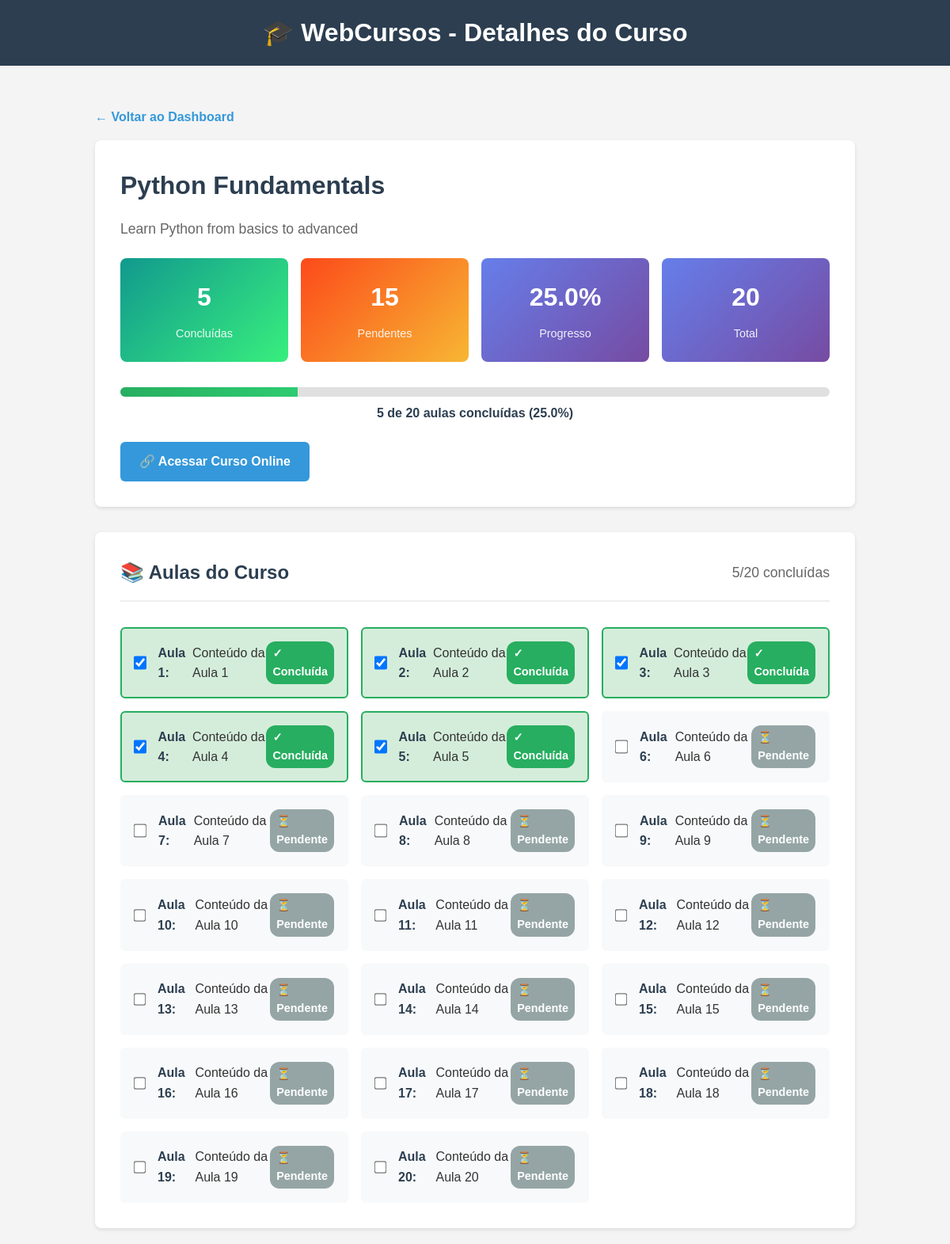
The app's page /curso/1 with its own data.
### tables this page shows
CREATE TABLE cursos (
                id INTEGER PRIMARY KEY AUTOINCREMENT,
                titulo TEXT NOT NULL,
                link TEXT,
                total_aulas INTEGER NOT NULL,
                descricao TEXT
            );

### app.py (the view)
@app.route('/curso/<int:curso_id>')
def curso_detalhes(curso_id: int):
    conn = get_db_connection()
    cursor = conn.cursor()
    cursor.execute('''
        SELECT id, titulo, link, total_aulas, descricao
        FROM cursos
        WHERE id = ?
    ''', (curso_id,))
    course_data = cursor.fetchone()
    conn.close()
    if not course_data:
        flash('Curso não encontrado!', 'error')
        return redirect(url_for('dashboard'))
    completed_lessons = get_completed_lessons(curso_id)
    progress = calculate_course_progress(curso_id, course_data['total_aulas'])
    course = {
        'id': course_data['id'],
        'titulo': course_data['titulo'],
        'link': course_data['link'],
        'total_aulas': course_data['total_aulas'],
        'descricao': course_data['descricao'],
        'progress': progress,
        'completed_lessons': completed_lessons,
        'completed_count': len(completed_lessons)
    }
    lessons = []
    for lesson_num in range(1, course['total_aulas'] + 1):
        lessons.append({
            'numero': lesson_num,
            'completed': lesson_num in completed_lessons
        })
    return render_template('curso_detalhes.html', course=course, lessons=lessons)

### app.py (called while the page is built)
def get_db_connection() -> sqlite3.Connection:
    conn = sqlite3.connect(DATABASE)
    conn.row_factory = sqlite3.Row  # Enable dict-like access to rows
    return conn

def calculate_course_progress(curso_id: int, total_aulas: int) -> float:
    conn = get_db_connection()
    cursor = conn.cursor()
    cursor.execute('''
        SELECT COUNT(*) FROM aulas_concluidas
        WHERE curso_id = ?
    ''', (curso_id,))
    completed_lessons = cursor.fetchone()[0]
    conn.close()
    if total_aulas == 0:
        return 0.0
    return round((completed_lessons / total_aulas) * 100, 1)

def get_completed_lessons(curso_id: int) -> List[int]:
    conn = get_db_connection()
    cursor = conn.cursor()
    cursor.execute('''
        SELECT numero_aula FROM aulas_concluidas
        WHERE curso_id = ?
        ORDER BY numero_aula
    ''', (curso_id,))
    completed = [row[0] for row in cursor.fetchall()]
    conn.close()
    return completed

### templates/curso_detalhes.html (shortened to what this page needs)
<!DOCTYPE html>
<html lang="pt-BR">
<head>
</head>
<body>
    <header>
        <h1>🎓 WebCursos - Detalhes do Curso</h1>
    </header>
    <div class="container">
        <a href="{{ url_for('dashboard') }}" class="back-link">← Voltar ao Dashboard</a>
        <section class="course-header">
            <h1 class="course-title">{{ course.titulo }}</h1>
            {% if course.descricao %}
                <p class="course-description">{{ course.descricao }}</p>
            {% endif %}
            <div class="summary-cards">
                <div class="summary-card completed">
                    <div class="summary-number">{{ course.completed_count }}</div>
                    <div class="summary-label">Concluídas</div>
                </div>
                <div class="summary-card pending">
                    <div class="summary-number">{{ course.total_aulas - course.completed_count }}</div>
                    <div class="summary-label">Pendentes</div>
                </div>
                <div class="summary-card progress">
                    <div class="summary-number">{{ course.progress }}%</div>
                    <div class="summary-label">Progresso</div>
                </div>
                <div class="summary-card">
                    <div class="summary-number">{{ course.total_aulas }}</div>
                    <div class="summary-label">Total</div>
                </div>
            </div>
            <div class="progress-section">
                <div class="progress-bar">
                    <div class="progress-fill" style="width: {{ course.progress }}%"></div>
                </div>
                <div class="progress-text">
                    {{ course.completed_count }} de {{ course.total_aulas }} aulas concluídas ({{ course.progress }}%)
                </div>
            </div>
            {% if course.link %}
                <a href="{{ course.link }}" target="_blank" class="course-link">
                    🔗 Acessar Curso Online
                </a>
            {% endif %}
        </section>
        <section class="lessons-section">
            <div class="lessons-header">
                <h2 class="lessons-title">📚 Aulas do Curso</h2>
                <div class="lessons-stats">
                    {{ course.completed_count }}/{{ course.total_aulas }} concluídas
                </div>
            </div>
            {% if lessons %}
                <div class="lessons-grid">
                    {% for lesson in lessons %}
                        <div class="lesson-item {% if lesson.completed %}completed{% endif %}">
                            <form action="{{ url_for('toggle_lesson', curso_id=course.id, numero_aula=lesson.numero) }}"
                                  method="POST" style="display: contents;">
                                <input type="checkbox"
                                       class="lesson-checkbox"
                                       {% if lesson.completed %}checked{% endif %}
                                       onchange="this.form.submit()">
                                <label class="lesson-label" onclick="this.previousElementSibling.click()">
                                    <span class="lesson-number">Aula {{ lesson.numero }}:</span>
                                    <span>Conteúdo da Aula {{ lesson.numero }}</span>
                                </label>
                                <span class="lesson-status {% if lesson.completed %}status-completed{% else %}status-pending{% endif %}">
                                    {% if lesson.completed %}✓ Concluída{% else %}⏳ Pendente{% endif %}
                                </span>
                            </form>
                        </div>
                    {% endfor %}
                </div>
            {% else %}
                <div style="text-align: center; color: #666; padding: 2rem;">
                    <p>📭 Nenhuma aula encontrada para este curso.</p>
                </div>
            {% endif %}
        </section>
    </div>
</body>
</html>

### templates/curso_detalhes.html (style rules this page uses)
* { margin: 0; padding: 0; box-sizing: border-box; }
body { font-family: Arial, sans-serif; line-height: 1.6; color: #333; background-color: #f4f4f4; }
.container { max-width: 1000px; margin: 0 auto; padding: 20px; }
header { background-color: #2c3e50; color: white; text-align: center; padding: 1rem; margin-bottom: 2rem; }
.back-link { color: #3498db; text-decoration: none; margin-bottom: 1rem; display: inline-block; font-weight: bold; }
.course-header { background: white; padding: 2rem; border-radius: 8px; box-shadow: 0 2px 5px rgba(0,0,0,0.1); margin-bottom: 2rem; }
.course-title { font-size: 2rem; color: #2c3e50; margin-bottom: 1rem; }
.course-description { color: #666; margin-bottom: 1.5rem; font-size: 1.1rem; line-height: 1.5; }
.progress-section { margin-bottom: 1.5rem; }
.progress-bar { width: 100%; height: 12px; background-color: #e0e0e0; border-radius: 6px; overflow: hidden; margin-bottom: 0.5rem; }
.progress-fill { height: 100%; background: linear-gradient(45deg, #27ae60, #2ecc71); transition: width 0.3s ease; }
.progress-text { text-align: center; font-weight: bold; color: #2c3e50; }
.course-link { display: inline-block; background-color: #3498db; color: white; text-decoration: none; padding: 0.75rem 1.5rem; border-radius: 6px; font-weight: bold; transition: background-color 0.3s; }
.lessons-section { background: white; padding: 2rem; border-radius: 8px; box-shadow: 0 2px 5px rgba(0,0,0,0.1); }
.lessons-header { display: flex; justify-content: space-between; align-items: center; margin-bottom: 2rem; padding-bottom: 1rem; border-bottom: 2px solid #eee; }
.lessons-title { font-size: 1.5rem; color: #2c3e50; }
.lessons-stats { color: #666; font-size: 1.1rem; }
.lessons-grid { display: grid; grid-template-columns: repeat(auto-fill, minmax(280px, 1fr)); gap: 1rem; }
.lesson-item { display: flex; align-items: center; background: #f8f9fa; padding: 1rem; border-radius: 6px; border: 2px solid transparent; transition: all 0.3s ease; }
.lesson-item.completed { background: #d4edda; border-color: #27ae60; }
.lesson-checkbox { width: 20px; height: 20px; margin-right: 1rem; cursor: pointer; transform: scale(1.2); }
.lesson-label { flex-grow: 1; cursor: pointer; font-weight: 500; display: flex; align-items: center; }
.lesson-number { font-weight: bold; color: #2c3e50; margin-right: 0.5rem; }
.lesson-status { font-size: 0.9rem; padding: 0.25rem 0.5rem; border-radius: 12px; font-weight: bold; }
.status-completed { background-color: #27ae60; color: white; }
.status-pending { background-color: #95a5a6; color: white; }
.summary-cards { display: grid; grid-template-columns: repeat(auto-fit, minmax(150px, 1fr)); gap: 1rem; margin-bottom: 2rem; }
.summary-card { background: linear-gradient(135deg, #667eea 0%, #764ba2 100%); color: white; padding: 1.5rem; border-radius: 8px; text-align: center; }
.summary-card.completed { background: linear-gradient(135deg, #11998e 0%, #38ef7d 100%); }
.summary-card.pending { background: linear-gradient(135deg, #fc4a1a 0%, #f7b733 100%); }
.summary-card.progress { background: linear-gradient(135deg, #667eea 0%, #764ba2 100%); }
.summary-number { font-size: 2rem; font-weight: bold; margin-bottom: 0.5rem; }
.summary-label { font-size: 0.9rem; opacity: 0.9; }

### records on screen
cursos: titulo "Python Fundamentals", descricao "Learn Python from basics to advanced", course.total_aulas-course.completed_count "15", total_aulas "20"

### other values on screen
{{ course.completed_count }} "5"
{{ course.progress }} "25.0"
{{ lesson.numero }} "1" "2" "3" "4" "5" "6" "7" "8" "9" "10" "11" "12" "13" "14" "15" "16" "17" "18" "19" "20"
